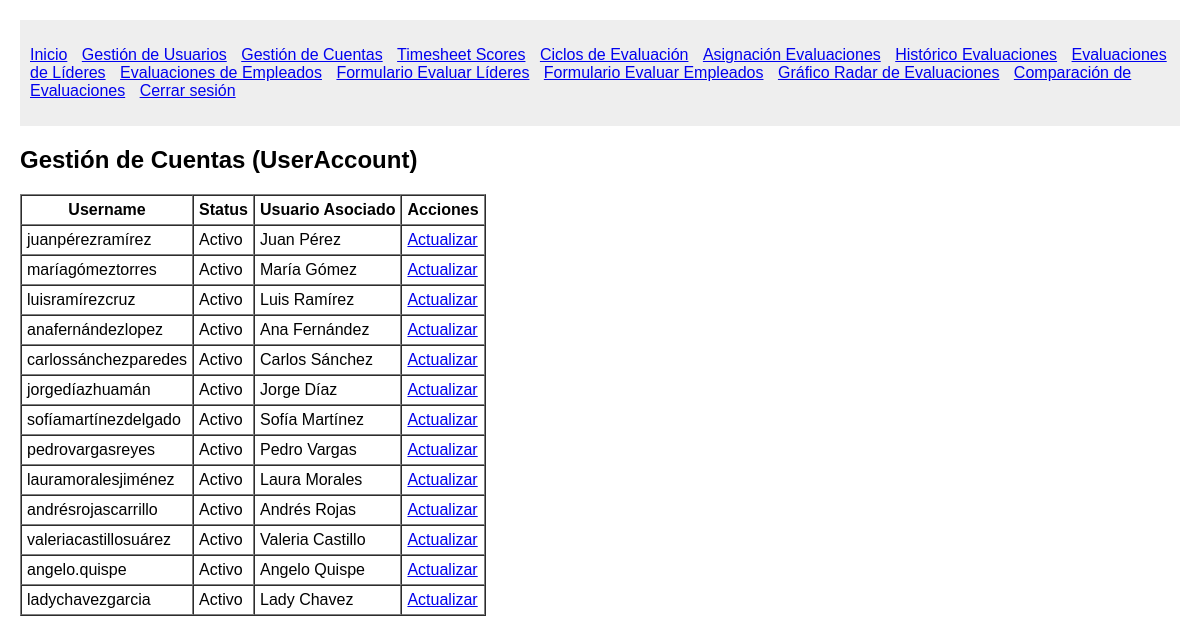
The app's page /accounts/ (signed in), older data.
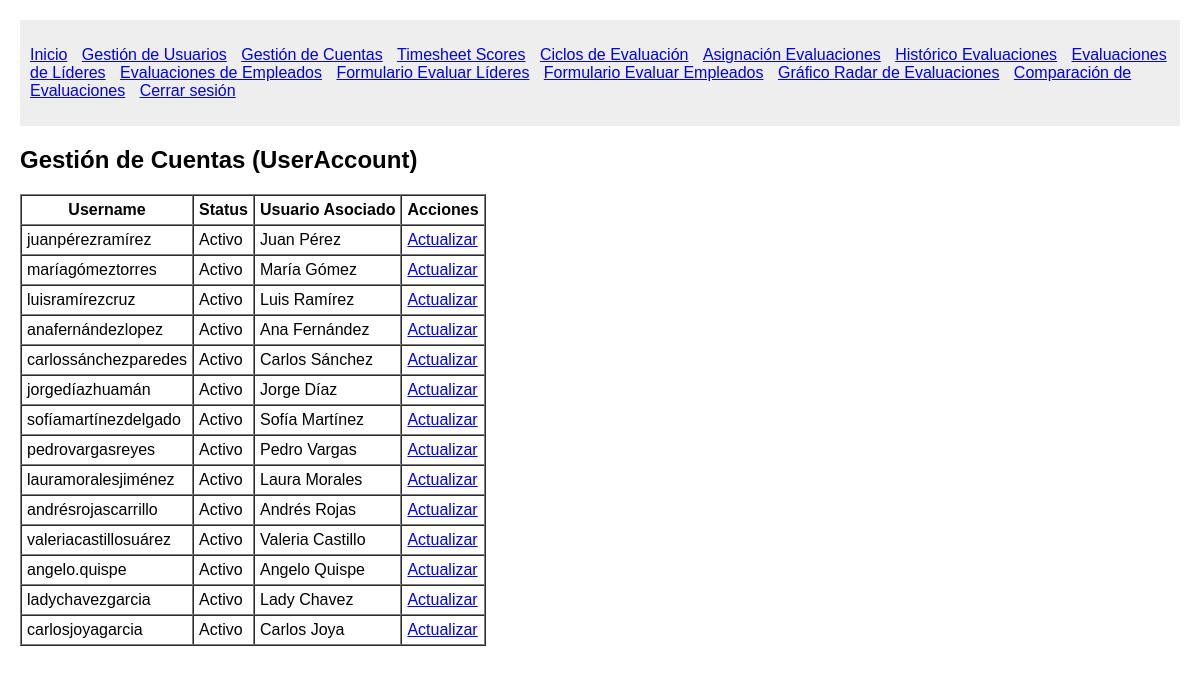
The same page, newer data.
### System/models.py (models this page shows)
class UserAccount(models.Model):
    username = models.CharField(max_length=50, unique=True)
    password = models.CharField(max_length=128)  # Esto luego lo encriptaremos
    usuario = models.OneToOneField(Usuario, on_delete=models.CASCADE)
    status = models.CharField(max_length=20)

class Usuario(models.Model):
    first_name = models.CharField(max_length=50)
    middle_name = models.CharField(max_length=50, blank=True, null=True)
    last_name = models.CharField(max_length=50)
    second_last_name = models.CharField(max_length=50, blank=True, null=True)
    user_type = models.CharField(max_length=50)
    position = models.ForeignKey(Position, on_delete=models.PROTECT)

### System/views.py (the view)
# urls.py: path('accounts/', views.list_accounts, name='list_accounts'),
@login_required
def list_accounts(request):
    accounts = UserAccount.objects.all()
    return render(request, 'System/manage_accounts.html', {'accounts': accounts})

### System/views.py (called while the page is built)
def login_required(view_func):
    @wraps(view_func)
    def wrapped_view(request, *args, **kwargs):
        if not request.session.get('user_id'):
            return redirect('login')
        return view_func(request, *args, **kwargs)
    return wrapped_view

### System/templates/System/manage_accounts.html (shortened to what this page needs)
{% extends 'System/base.html' %}
{% load static %}
{% block content %}
    <h2>Gestión de Cuentas (UserAccount)</h2>
    <table border="1" cellspacing="0" cellpadding="5">
        <thead>
            <tr>
                <th>Username</th>
                <th>Status</th>
                <th>Usuario Asociado</th>
                <th>Acciones</th>
            </tr>
        </thead>
        <tbody>
            {% for account in accounts %}
                <tr>
                    <td>{{ account.username }}</td>
                    <td>{{ account.status }}</td>
                    <td>{{ account.usuario.first_name }} {{ account.usuario.last_name }}</td>
                    <td>
                        <a href="{% url 'update_account' account.id %}">Actualizar</a>
                    </td>
                </tr>
            {% empty %}
                <tr>
                    <td colspan="4">No existen cuentas registradas.</td>
                </tr>
            {% endfor %}
        </tbody>
    </table>
{% endblock %}

Row changes from the older to the newer data that the page shows:
added UserAccount: username "carlosjoyagarcia", status "Activo", usuario.first_name "Carlos", usuario.last_name "Joya"
